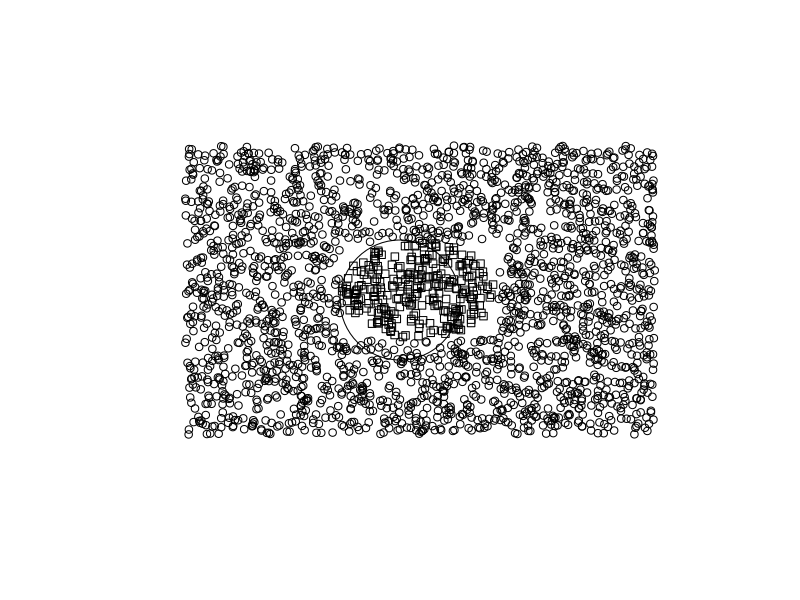

R code for this plot:



library(grid)
plot.new()


center = 0 
radius = 0.5

plot(0, 0,
     xlim=c(-2,2),
     ylim=c(-2,2),
     col = "white", xlab = "", ylab = "", axes=F)
grid.circle(r = .1,x = 0.5,y=0.5)
points(center,center,pch=20)
for (i in seq(1,3000)){
  x <- runif(1,-1.5,1.5)
  y <- runif(1,-1.5,1.5)
  if (((center-x)**2 + (center-y)**2) <= radius**2){
    #col <- sample(colors(),1)
    #pch <- sample(1:12,1)
    #points(x,y,pch='.',col=col)
    points(x,y,pch=0)
  }
}


#### Cross
center = 0 
l = 0.5
# plot(0, 0,
#      xlim=c(-2,2),
#      ylim=c(-2,2),
#      col = "white", xlab = "", ylab = "", axes=F)
#points(center,center,pch=20)
for (i in seq(1,2500)){
  x <- runif(1,-1.5,1.5)
  y <- runif(1,-1.5,1.5)
  if ( abs(x-center) > l | abs(y-center) > l){
    #col <- sample(colors(),1)
    #pch <- sample(1:12,1)
    #points(x,y,pch='.',col=col)
    points(x,y,pch=1)
  }
}
